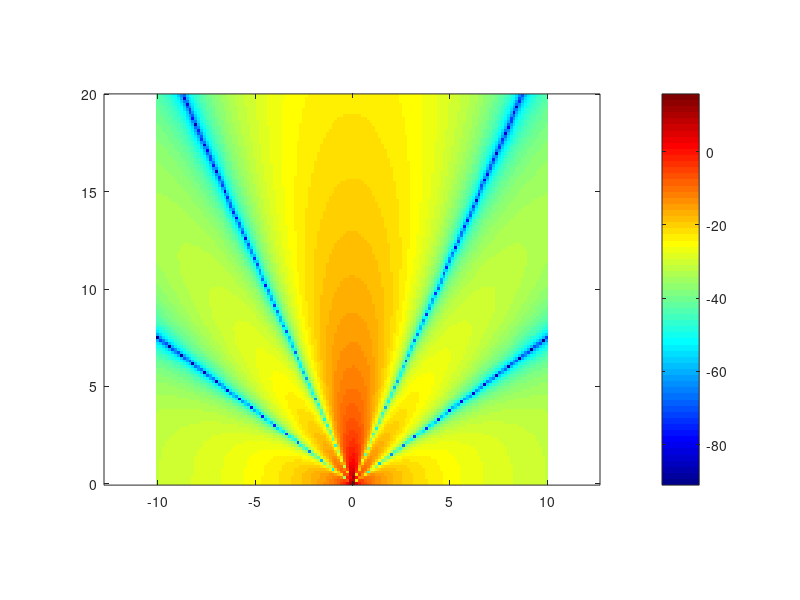

Source code (MATLAB): (Note: this script raises an error after producing the figure.)
clc; clear; close all;

% ---------- Parameters ----------
Pt = 1;                  % Transmit power of each antenna (W)
lambda = 0.012;          % Wavelength (m)
d = lambda/2;            % Spacing between adjacent antennas
ant_x = [-2*d, -1*d, 0, +1*d, +2*d];  % x-positions of the five antennas (symmetric about the y-axis)
ant_y = zeros(size(ant_x));           % All antennas are at y=0

x_range = -10:0.15:10;   % x-axis
y_range =   0:0.15:20;   % y-axis
[X, Y] = meshgrid(x_range, y_range);

% ---------- Initialize complex vector sum ----------
Re = zeros(size(X));
Im = zeros(size(X));

% ---------- Superpose the fields from 5 antennas ----------
for k = 1:numel(ant_x)
    r = sqrt( (X - ant_x(k)).^2 + (Y - ant_y(k)).^2 );
    r(r==0) = eps;                               % Avoid division by zero
    Pden_k = Pt ./ (4*pi*r.^2);                  % Power density of a single antenna
    V_k = sqrt(Pden_k);                          % According to your formula: V = sqrt(Pden)
    p_k = 2*pi*r/lambda;                         % Phase
    Re = Re + V_k .* cos(p_k);
    Im = Im + V_k .* sin(p_k);
end

Vabs = sqrt(Re.^2 + Im.^2);          % Combined amplitude
Pden_total = Vabs.^2;                % Total power density (linear)
PdB = 10*log10(Pden_total);          % dB scale

% ---------- 2D colour map ----------
figure;
imagesc(x_range, y_range, PdB);
axis xy; axis equal; box on;
colormap(jet);
colorbar;

clim([-100 30]);

title('5-Antenna Interference Pattern (dB), N = 5');
xlabel('x (m)'); ylabel('y (m)');

% Mark antenna positions
hold on;
plot(ant_x, ant_y, 'wo', 'MarkerFaceColor','w', 'MarkerSize',8);
for k = 1:numel(ant_x)
    text(ant_x(k)+0.02, ant_y(k)-0.2, sprintf('A%d',k), 'Color','w');
end
